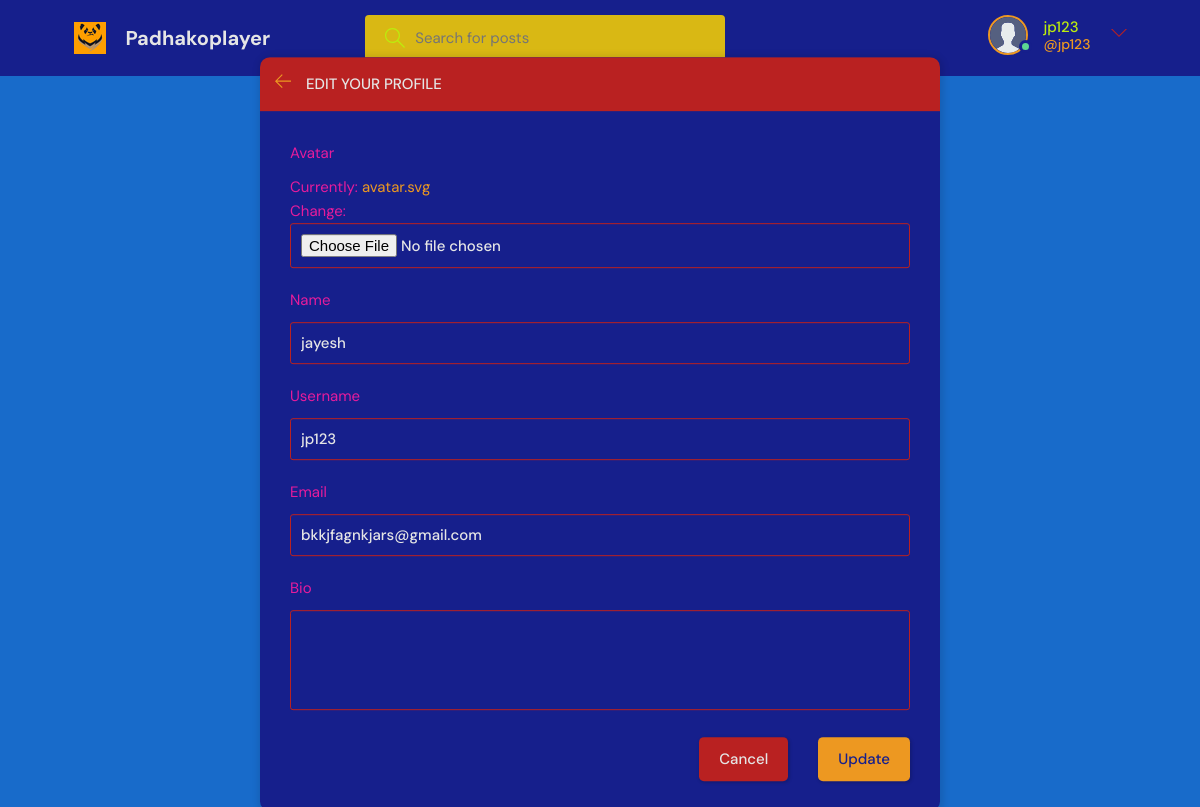
The page /update-user/ (signed in) on the database its author committed.
### base/models.py (models this page shows)
class User(AbstractUser):
    name = models.CharField(max_length=100, null=True)
    email = models.EmailField(unique=True, null=True)
    bio = models.TextField(null=True)
    USERNAME_FIELD = 'email'
    REQUIRED_FIELDS = []
    avatar = models.ImageField(null=True, default="avatar.svg")

### base/views.py (the view)
# urls.py: path('update-user/', views.updateUser, name="update-user"),
@login_required(login_url='login')
def updateUser(request):
    user = request.user
    form = UserForm(instance=user)
    if request.method == 'POST':
        form = UserForm(request.POST, request.FILES, instance=user)
        if form.is_valid():
            form.save()
            return redirect('user-profile', pk=user.id)
    return render(request, 'base/update-user.html', {'form': form})

### base/forms.py
class UserForm(ModelForm):
    class Meta:
        model = User
        fields = ['avatar', 'name', 'username', 'email', 'bio']

### base/templates/base/update-user.html (shortened to what this page needs)
{% extends 'main.html' %}
{% block content %}
<main class="update-account layout">
  <div class="container">
    <div class="layout__box">
      <div class="layout__boxHeader">
        <div class="layout__boxTitle">
          <a href="{% url 'home' %}">
            <svg version="1.1" xmlns="http://www.w3.org/2000/svg" width="32" height="32" viewBox="0 0 32 32">
              <title>arrow-left</title>
              <path
                d="M13.723 2.286l-13.723 13.714 13.719 13.714 1.616-1.611-10.96-10.96h27.625v-2.286h-27.625l10.965-10.965-1.616-1.607z">
              </path>
            </svg>
          </a>
          <h3>Edit your profile</h3>
        </div>
      </div>
      <div class="layout__body">
        <form class="form" action="" method="POST" enctype="multipart/form-data">
          {% for field in form %}
          <div class="form__group">
            <label for="profile_pic">{{field.label}}</label>
            {{field}}
          </div>
          {% endfor %}
          <div class="form__action">
            <a class="btn btn--dark" href="index.html">Cancel</a>
            <button class="btn btn--main" type="submit">Update</button>
          </div>
        </form>
      </div>
    </div>
  </div>
</main>
{% endblock content %}

### templates/navbar.html (shortened to what this page needs)
{% load static %}
<header class="header header--loggedIn">
  <div class="container">
    <a href="{% url 'home' %}" class="header__logo">
      <img src="{% static 'images/pk.ico' %}" />
      <h1>Padhakoplayer</h1>
    </a>
    <form class="header__search" method="GET" action="{% url 'home' %}">
      <label>
        <input name="q" placeholder="Search for posts" />
      </label>
    </form>
    <nav class="header__menu">
      {% if request.user.is_authenticated %}
      <div class="header__user">
        <a href="{% url 'update-user' %}">
          <div class="avatar avatar--medium active">
            <img src="{{request.user.avatar.url}}" />
          </div>
          <p>
            {{request.user.username}} <span>@{{request.user.username}}</span>
          </p>
        </a>
        <button class="dropdown-button">
          <svg
            version="1.1"
            xmlns="http://www.w3.org/2000/svg"
            width="32"
            height="32"
            viewBox="0 0 32 32"
          >
            <title>chevron-down</title>
            <path d="M16 21l-13-13h-3l16 16 16-16h-3l-13 13z"></path>
          </svg>
        </button>
      </div>
      {% else %}
      <a href="{% url 'login' %}">
        <img src="{% static 'images/avatar.svg' %}" />
        <p>Login</p>
      </a>
      {% endif %}
    </nav>
  </div>
</header>

### rows shown on the page
User: user.avatar (placeholder picture), user.username "jp123", form "jayesh" "jp123" "bkkjfagnkjars@gmail.com"

### other values the page prints
{{ field.label }} "Avatar" "Name" "Username" "Email" "Bio"
